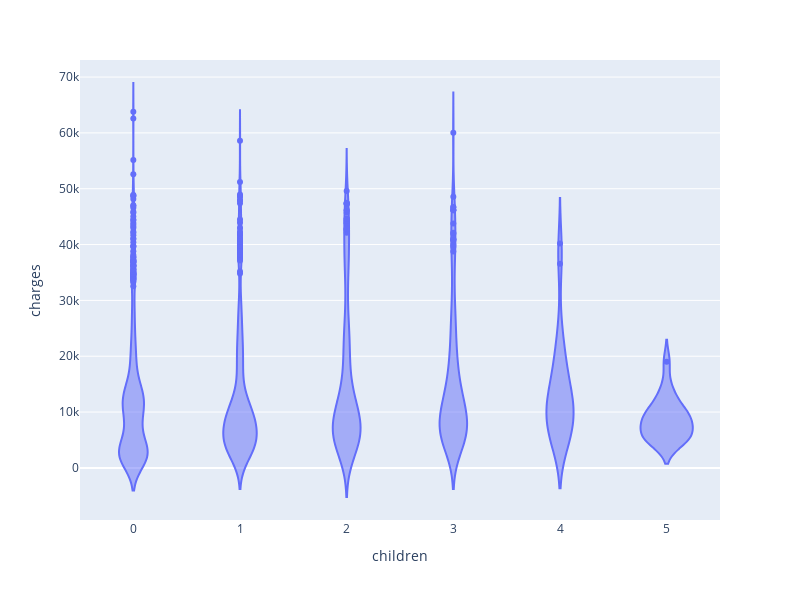

The notebook cell saved with this chart:
### Code cell
px.violin(df, x='children', y='charges').update_layout(width=800, height=600, bargap=0.02)

### Figure 1 — Plotly figure (JSON) as saved in the notebook; plotly's stock layout.template omitted (floating-point values rounded to 4 significant figures; data arrays with more than 128 entries replaced by an {"elided": "..."} marker saying what was removed)
{"data": [{"alignmentgroup": "True", "box": {"visible": false}, "hovertemplate": "children=%{x}<br>charges=%{y}<extra></extra>", "legendgroup": "", "marker": {"color": "#636efa"}, "name": "", "offsetgroup": "", "orientation": "v", "scalegroup": "True", "showlegend": false, "type": "violin", "x": {"elided": "1338 int values"}, "x0": " ", "xaxis": "x", "y": {"elided": "1338 float values"}, "y0": " ", "yaxis": "y"}], "layout": {"bargap": 0.02, "height": 600, "legend": {"tracegroupgap": 0}, "margin": {"t": 60}, "violinmode": "group", "width": 800, "xaxis": {"anchor": "y", "domain": [0, 1], "title": {"text": "children"}}, "yaxis": {"anchor": "x", "domain": [0, 1], "title": {"text": "charges"}}}}
